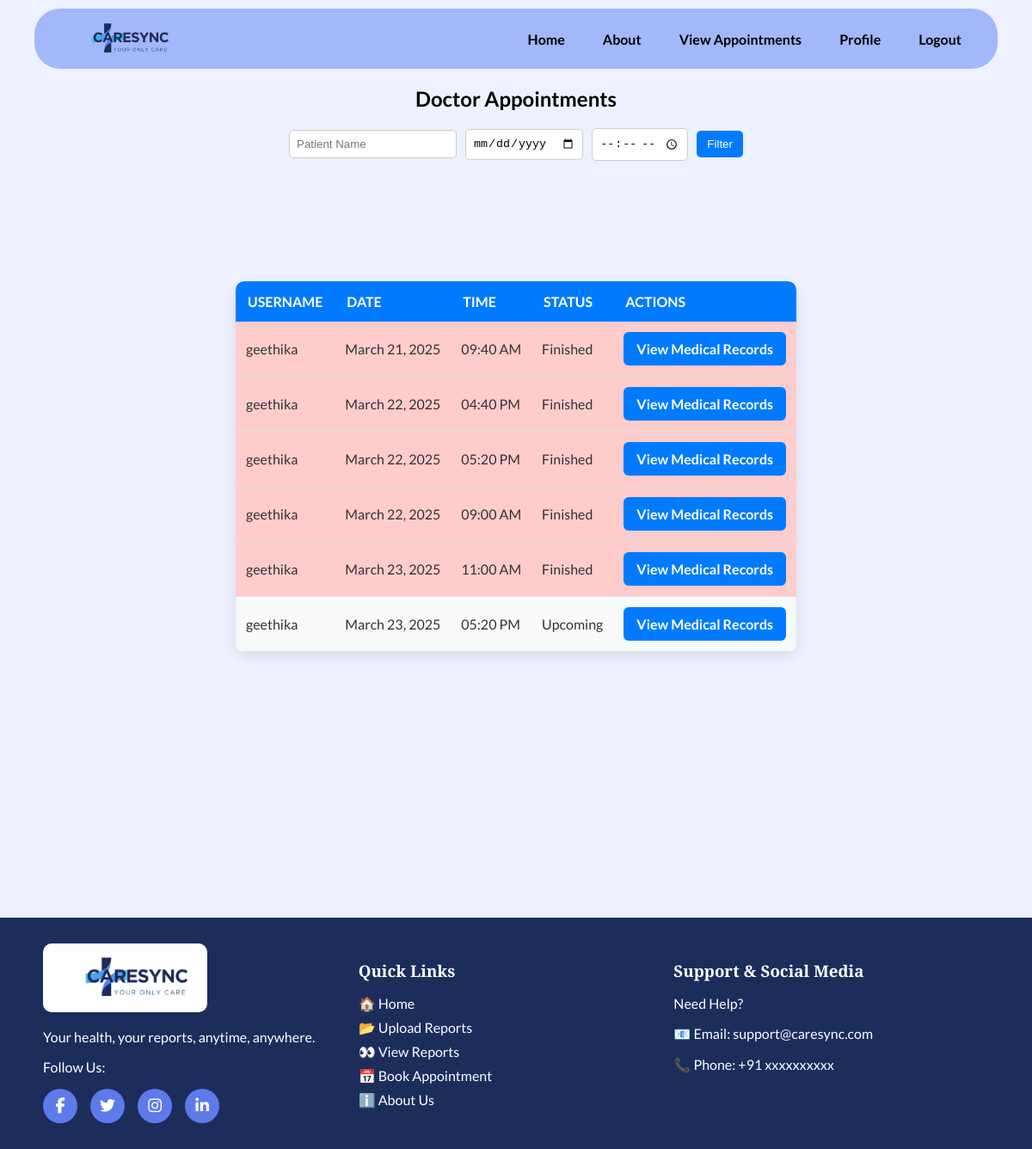
The page /doctor/appointments/ (signed in) on the database as committed earlier.
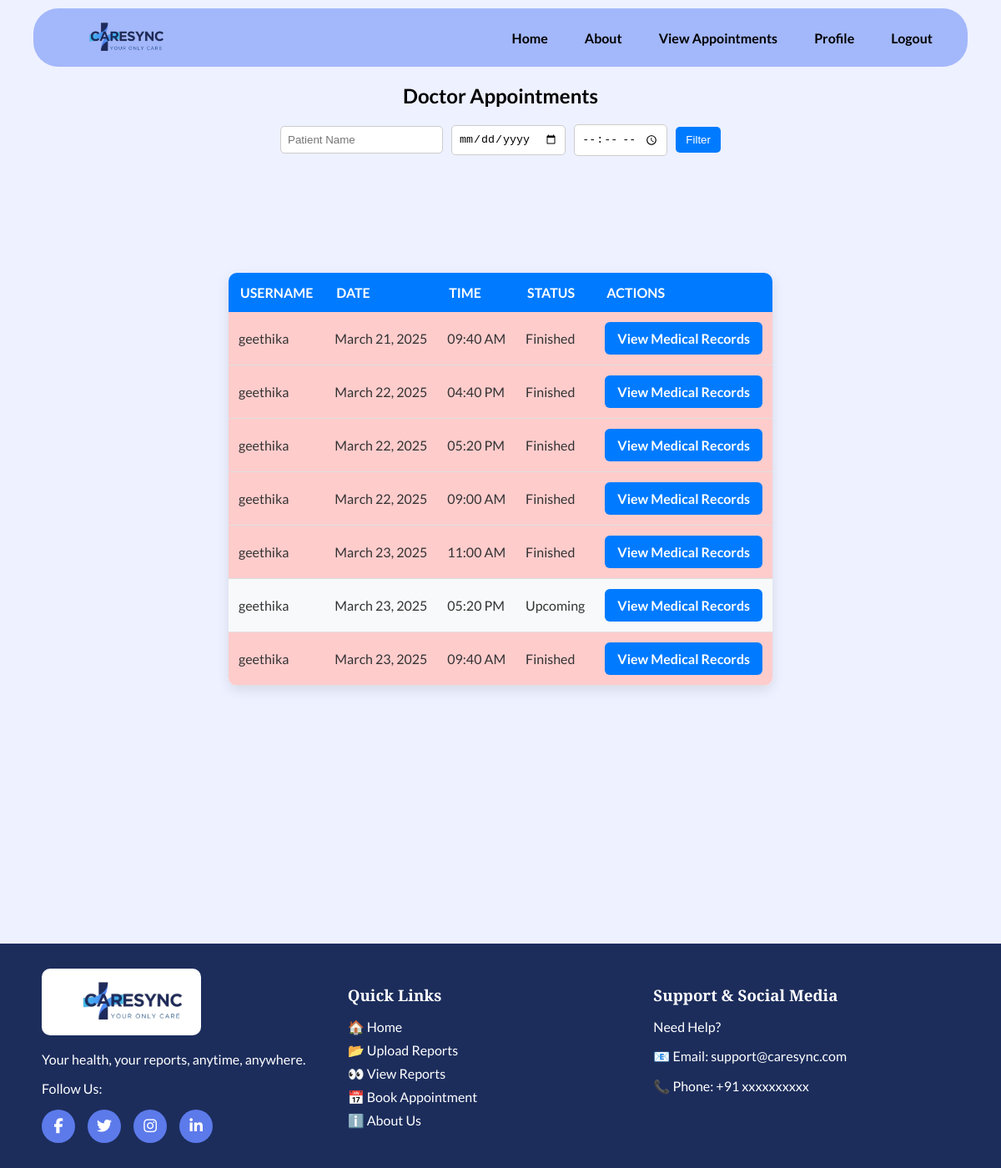
The same page on the database as committed later.
### home/models.py (models this page shows, shortened)
class Booking(models.Model):
    user = models.ForeignKey(settings.AUTH_USER_MODEL, on_delete=models.CASCADE)
    doctor = models.ForeignKey(Doctor, on_delete=models.CASCADE)
    slot = models.ForeignKey(Slot, on_delete=models.CASCADE)
    amount = models.DecimalField(max_digits=10, decimal_places=2)
    payment_id = models.CharField(max_length=100, blank=True, null=True)
    payment_status = models.CharField(max_length=20, default="Pending")
    created_at = models.DateTimeField(auto_now_add=True)
    date = models.DateField(default=now)  # ✅ New field
    time = models.TimeField(default="00:00:00")

class CustomUser(AbstractUser):
    email = models.EmailField(unique=True)
    phone = models.CharField(max_length=10, unique=True)
    objects = CustomUserManager()
    REQUIRED_FIELDS = ['email', 'phone']

### doctor/views.py (the view)
# urls.py: path('appointments/', view_appointments, name='view_appointments'),
@login_required
def view_appointments(request):
    if not hasattr(request.user, 'doctor'):
        return redirect('home')
    doctor_instance = request.user.doctor  # ✅ Get the Doctor instance
    bookings = Booking.objects.filter(doctor=doctor_instance)  # ✅ Now it matches the ForeignKey
    current_datetime = localtime(now())  # Get current time in local timezone
    patient_name = request.GET.get('patient_name', '')
    date = request.GET.get('date', '')
    slot_time = request.GET.get('slot_time', '')
    if patient_name:
        bookings = bookings.filter(user__username__icontains=patient_name)
    if date:
        try:
            formatted_date = datetime.strptime(date, "%Y-%m-%d").date()
            bookings = bookings.filter(date=formatted_date)
        except ValueError:
            pass  # Ignore invalid date formats
    if slot_time:
        bookings = bookings.filter(time=slot_time)
    ist = pytz.timezone("Asia/Kolkata")
    for booking in bookings:
        booking_datetime = datetime.combine(booking.date, booking.time)
        booking_datetime = booking_datetime.replace(tzinfo=pytz.utc).astimezone(ist)
        booking.formatted_time = booking_datetime.strftime("%I:%M %p")  # Format as HH:MM AM/PM
        booking.is_finished = booking_datetime < current_datetime
    return render(request, 'view_appointment.html', {
        'bookings': bookings,
        'current_datetime': current_datetime,
    })

### doctor/templates/view_appointment.html (shortened to what this page needs)
{% extends 'base.html' %}
{% block content %}
<h2 style="margin-top: 80px; text-align: center;">Doctor Appointments</h2>
<form method="GET" class="filter-form">
    <input type="text" name="patient_name" placeholder="Patient Name" value="{{ request.GET.patient_name }}">
    <input type="date" name="date" value="{{ request.GET.date }}">
    <input type="time" name="slot_time" value="{{ request.GET.slot_time }}">
    <button type="submit">Filter</button>
</form>
<div class="table-container">
    <table class="table">
        <thead>
            <tr>
                <th>Username</th>
                <th>Date</th>
                <th>Time</th>
                <th>Status</th>
                <th>Actions</th>
            </tr>
        </thead>
        <tbody>
            {% for booking in bookings %}
            <tr class="{% if booking.is_finished %}finished{% endif %}">
                <td>{{ booking.user.username }}</td>
                <td>{{ booking.date }}</td>
                <td>{{ booking.formatted_time }}</td>
                <td>
                    {% if booking.is_finished %}
                        Finished
                    {% else %}
                        Upcoming
                    {% endif %}
                </td>
                <td>
                    <a href="{% url 'doctor_view_patient_folders' patient_id=booking.user.id %}" class="btn btn-primary">
                        View Medical Records
                    </a>
                </td>
            </tr>
            {% empty %}
            <tr>
                <td colspan="5" style="text-align: center; color: #888;">No appointments found.</td>
            </tr>
            {% endfor %}
        </tbody>
    </table>
</div>
{% endblock %}

Rows that differ between the two databases and show on the page:
added Booking: user.username "geethika", date "March 23, 2025", formatted_time "09:40 AM", shows "Finished"
